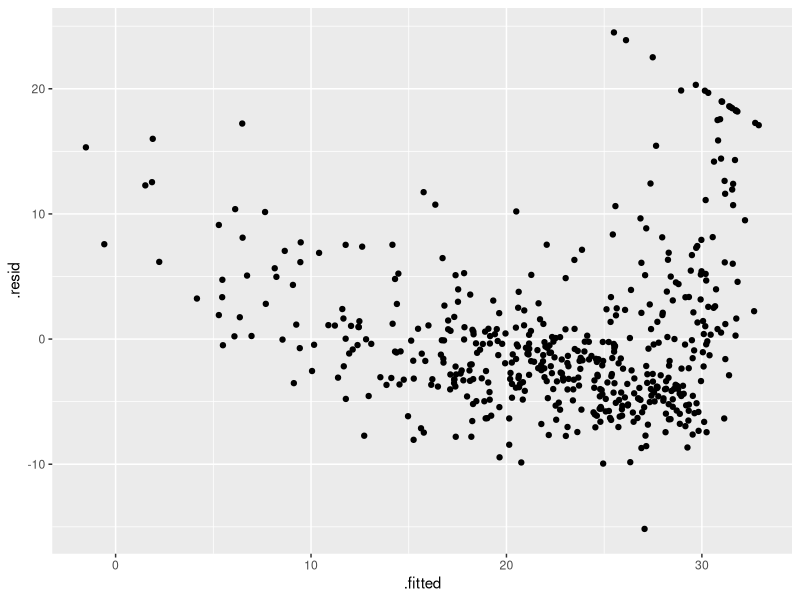
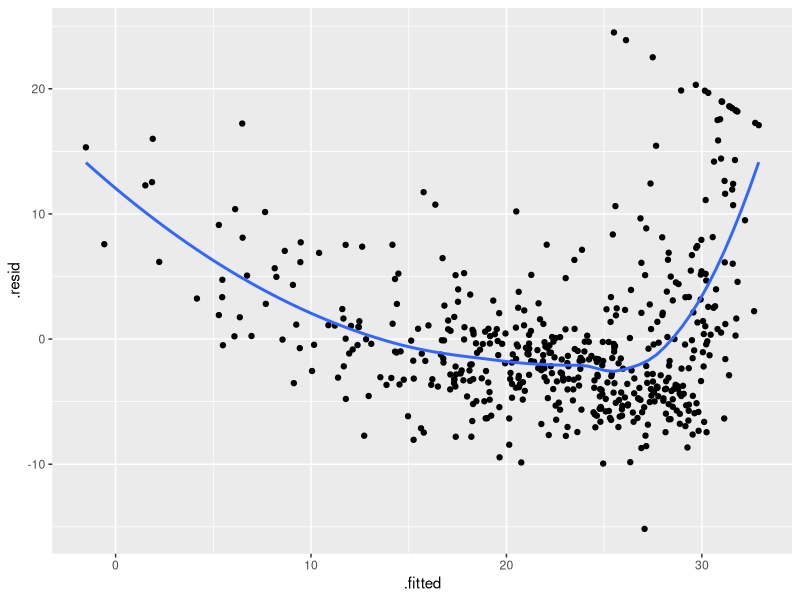

These figures' R source, in order:
## ---- chunk 1
knitr::opts_chunk$set(echo = TRUE)
## ---- chunk 2
library(dplyr)
library(ggplot2)
library(broom)
data(Boston, package = "MASS")
bos.fit <- lm(medv ~ lstat, data = Boston)
## ---- chunk 3
b.res.plot <- bos.fit %>% augment %>%
  ggplot(aes(x = .fitted, y = .resid)) + geom_point()
b.res.plot
## ---- chunk 4
b.res.plot + geom_smooth(se = FALSE)
